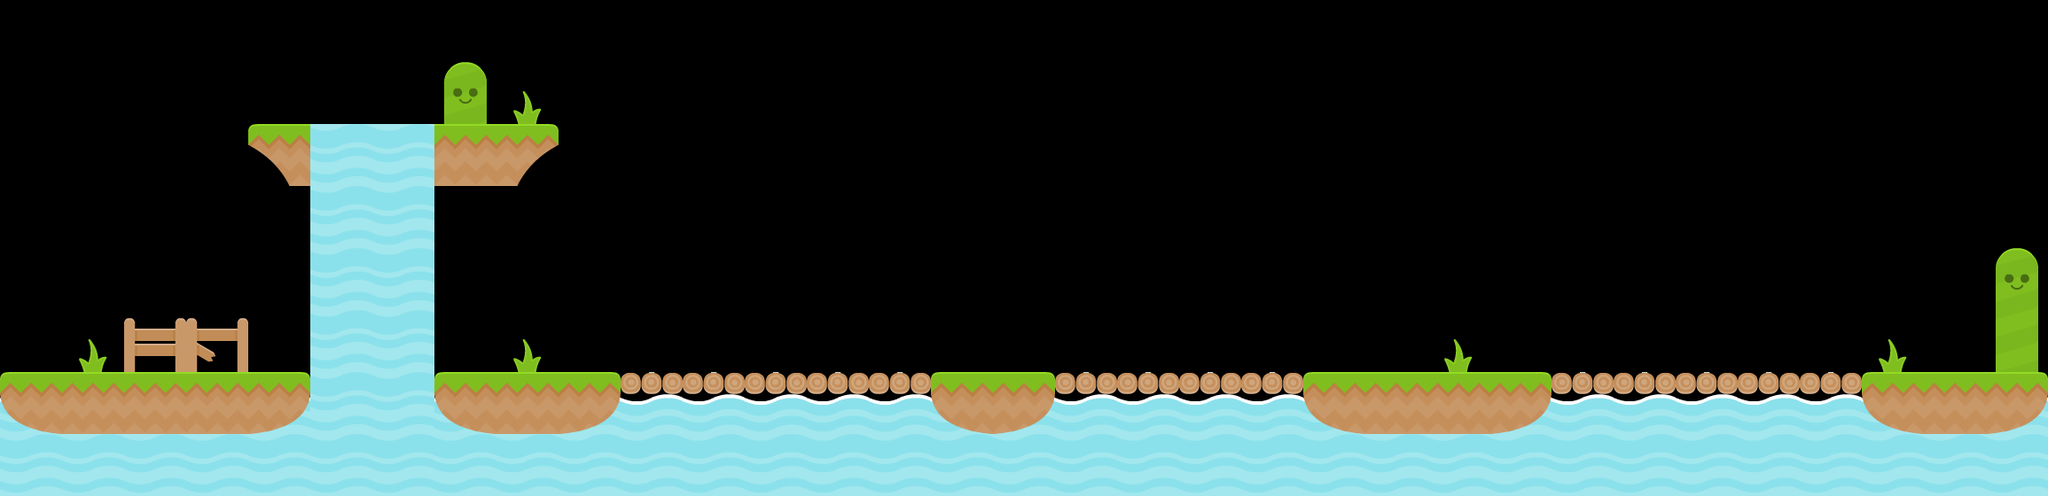

A level layout from a 2D game, rendered from its tile map. Below: a short description, then the map file with its tile-grid data intact:
An orthogonal 33x8 tile map with 70x70 px tiles, 2 tile layers (BackgroundLayer, GroundLayer), 2 tilesets and 13 objects (11x box, checkpoint, startpoint).

<map version="1.0" orientation="orthogonal" renderorder="right-down" width="33" height="8" tilewidth="70" tileheight="70" nextobjectid="63">
 <tileset firstgid="1" name="mytileset" tilewidth="70" tileheight="70" tilecount="35" columns="5">
  <image source="tiles.png" width="350" height="490" />
 </tileset>
 <tileset firstgid="36" name="enemies" tilewidth="70" tileheight="70" tilecount="5" columns="0">
  <tile id="0">
   <image width="51" height="51" source="texture-atlas/blockerMad.png" />
  </tile>
  <tile id="3">
   <image width="70" height="70" source="texture-atlas/liquidWaterTop_mid.png" />
  </tile>
  <tile id="4">
   <image width="70" height="70" source="texture-atlas/sign.png" />
  </tile>
  <tile id="5">
   <image width="70" height="70" source="texture-atlas/signRight.png" />
  </tile>
  <tile id="6">
   <image width="66" height="42" source="texture-atlas/fishSwim1.png" />
  </tile>
 </tileset>
 <layer name="BackgroundLayer" width="33" height="8">
  <data encoding="csv">
0,0,0,0,0,0,0,0,0,0,0,0,0,0,0,0,0,0,0,0,0,0,0,0,0,0,0,0,0,0,0,0,0,
0,0,0,0,0,0,0,4,25,0,0,0,0,0,0,0,0,0,0,0,0,0,0,0,0,0,0,0,0,0,0,0,0,
0,0,0,0,29,16,16,24,1,0,0,0,0,0,0,0,0,0,0,0,0,0,0,0,0,0,0,0,0,0,0,0,0,
0,0,0,0,0,16,16,0,0,0,0,0,0,0,0,0,0,0,0,0,0,0,0,0,0,0,0,0,0,0,0,0,0,
0,0,0,0,0,16,16,0,0,0,0,0,0,0,0,0,0,0,0,0,0,0,0,0,0,0,0,0,0,0,0,0,4,
0,25,22,6,0,16,16,0,25,0,0,0,0,0,0,0,0,0,0,0,0,0,0,25,0,0,0,0,0,0,25,0,9,
14,0,0,0,14,16,16,14,0,14,14,14,14,14,14,14,14,14,14,14,14,14,0,0,14,14,14,14,14,14,14,0,14,
16,16,16,16,16,16,16,16,16,16,16,16,16,16,16,16,16,16,16,16,16,16,16,16,16,16,16,16,16,16,16,16,16
</data>
 </layer>
 <layer name="GroundLayer" width="33" height="8">
  <data encoding="csv">
0,0,0,0,0,0,0,0,0,0,0,0,0,0,0,0,0,0,0,0,0,0,0,0,0,0,0,0,0,0,0,0,0,
0,0,0,0,0,0,0,0,0,0,0,0,0,0,0,0,0,0,0,0,0,0,0,0,0,0,0,0,0,0,0,0,0,
0,0,0,0,0,0,0,0,0,0,0,0,0,0,0,0,0,0,0,0,0,0,0,0,0,0,0,0,0,0,0,0,0,
0,0,0,0,0,0,0,0,0,0,0,0,0,0,0,0,0,0,0,0,0,0,0,0,0,0,0,0,0,0,0,0,0,
0,0,0,0,0,0,0,0,0,0,0,0,0,0,0,0,0,0,0,0,0,0,0,0,0,0,0,0,0,0,0,0,0,
0,0,0,0,0,0,0,0,0,0,0,0,0,0,0,0,0,0,0,0,0,0,0,0,0,0,0,0,0,0,0,0,0,
34,24,24,24,33,0,0,34,24,33,8,8,8,8,8,34,33,8,8,8,8,34,24,24,33,8,8,8,8,8,34,24,33,
0,0,0,0,0,0,0,0,0,0,0,0,0,0,0,0,0,0,0,0,0,0,0,0,0,0,0,0,0,0,0,0,0
</data>
 </layer>
 <objectgroup name="ObjectLayer">
  <object id="31" name="box" gid="36" x="2035" y="355" width="51" height="51" />
  <object id="34" name="checkpoint" gid="40" x="2170" y="420" width="70" height="70" />
  <object id="35" name="startpoint" gid="41" x="0" y="420" width="70" height="70" />
  <object id="45" name="box" gid="36" x="675" y="420" width="51" height="51">
   <properties>
    <property name="scale.y" value="2" />
   </properties>
  </object>
  <object id="54" name="box" gid="36" x="452.485" y="420" width="51" height="51" />
  <object id="55" name="box" gid="36" x="838.485" y="335" width="51" height="51" />
  <object id="56" name="box" gid="36" x="1051" y="420" width="51" height="51" />
  <object id="57" name="box" gid="36" x="889.485" y="335" width="51" height="51" />
  <object id="58" name="box" gid="36" x="1102" y="420" width="51" height="51" />
  <object id="59" name="box" gid="36" x="1153" y="420" width="51" height="51" />
  <object id="60" name="box" gid="36" x="1282.49" y="335" width="51" height="51" />
  <object id="61" name="box" gid="36" x="1472" y="420" width="51" height="51">
   <properties>
    <property name="scale.y" value="2" />
   </properties>
  </object>
  <object id="62" name="box" gid="36" x="1713" y="420" width="51" height="51" />
 </objectgroup>
</map>
